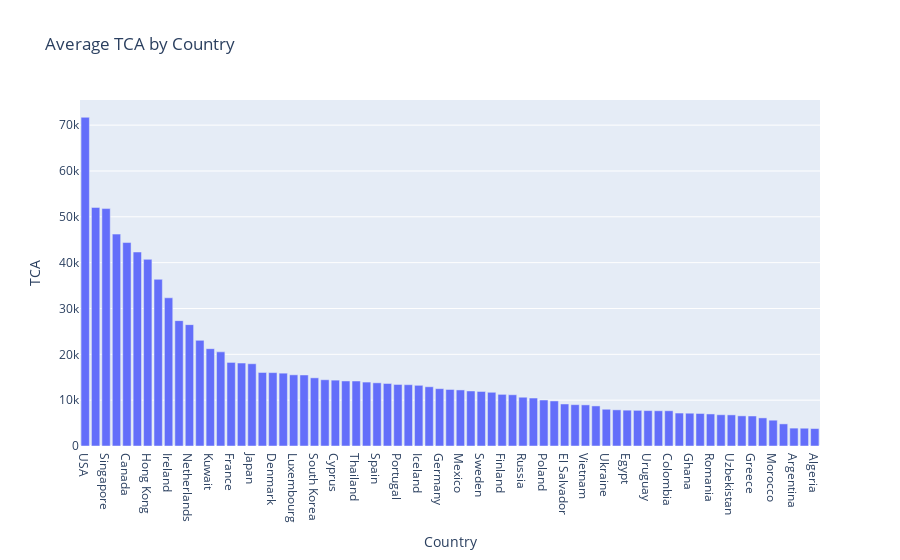
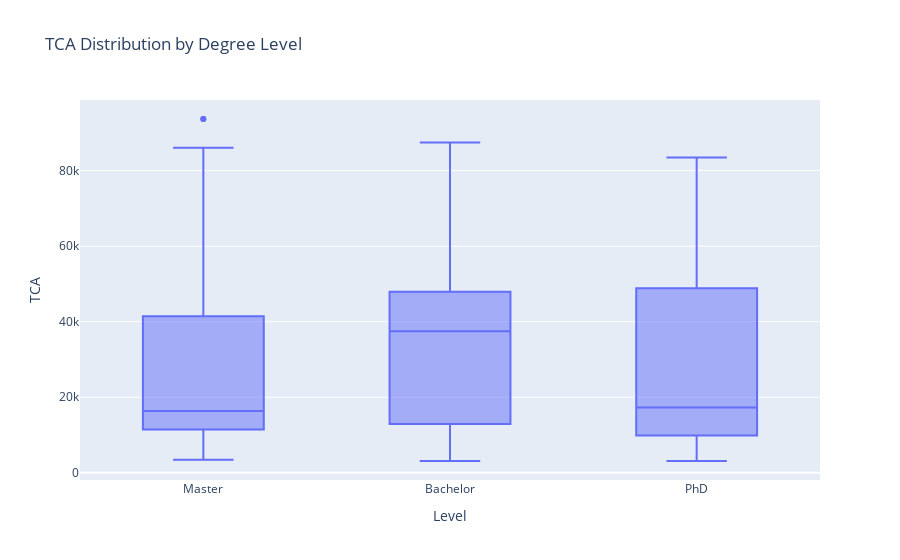

These figures' notebook cell, in order:
### Code cell
import plotly.express as px

# Average TCA by Country
avg_tca_country = df.groupby('Country')['TCA'].mean().reset_index()
fig = px.bar(avg_tca_country.sort_values(by='TCA', ascending=False), x='Country', y='TCA', title='Average TCA by Country')
fig.show()

# TCA by Level
fig = px.box(df, x='Level', y='TCA', title='TCA Distribution by Degree Level')
fig.show()

### Figure 1 — Plotly figure (JSON) as saved in the notebook; plotly's stock layout.template omitted (floating-point values rounded to 4 significant figures)
{"data": [{"alignmentgroup": "True", "hovertemplate": "Country=%{x}<br>TCA=%{y}<extra></extra>", "legendgroup": "", "marker": {"color": "#636efa", "pattern": {"shape": ""}}, "name": "", "offsetgroup": "", "orientation": "v", "showlegend": false, "textposition": "auto", "type": "bar", "x": ["USA", "Australia", "Singapore", "UK", "Canada", "New Zealand", "Hong Kong", "UAE", "Ireland", "Israel", "Netherlands", "Switzerland", "Kuwait", "Lebanon", "France", "Czech Republic", "Japan", "Italy", "Denmark", "Bahrain", "Luxembourg", "China", "South Korea", "Belgium", "Cyprus", "Taiwan", "Thailand", "Saudi Arabia", "Spain", "South Africa", "Portugal", "Norway", "Iceland", "Malaysia", "Germany", "Panama", "Mexico", "Austria", "Sweden", "Ecuador", "Finland", "Peru", "Russia", "Hungary", "Poland", "Slovenia", "El Salvador", "Dominican Republic", "Vietnam", "Croatia", "Ukraine", "Indonesia", "Egypt", "Nigeria", "Uruguay", "Bulgaria", "Colombia", "Iran", "Ghana", "Brazil", "Romania", "Turkey", "Uzbekistan", "Serbia", "Greece", "India", "Morocco", "Bangladesh", "Argentina", "Tunisia", "Algeria"], "xaxis": "x", "y": [71710, 52050, 51800.0, 46220.0, 44390.0, 42320.0, 40720, 36360.0, 32330, 27350, 26480.0, 23050.0, 21232, 20538, 18230.0, 18100, 17945, 16040.0, 16010.0, 15890, 15530.0, 15490.0, 14870.0, 14450.0, 14370, 14190, 14180.0, 13947, 13780.0, 13640, 13430.0, 13380.0, 13240, 12925, 12510.0, 12332, 12230.0, 12000.0, 11898, 11720, 11270.0, 11180, 10640.0, 10465, 10030.0, 9830, 9170, 9016, 8970, 8743.0, 8020, 7889.0, 7820, 7780, 7724, 7690, 7690, 7190, 7154, 7094.0, 6993.0, 6820, 6790, 6578, 6547.0, 6132.0, 5630, 4824, 3903.0, 3880, 3804], "yaxis": "y"}], "layout": {"barmode": "relative", "legend": {"tracegroupgap": 0}, "title": {"text": "Average TCA by Country"}, "xaxis": {"anchor": "y", "domain": [0, 1], "title": {"text": "Country"}}, "yaxis": {"anchor": "x", "domain": [0, 1], "title": {"text": "TCA"}}}}

### Figure 2 — Plotly figure (JSON) as saved in the notebook; plotly's stock layout.template omitted (floating-point values rounded to 4 significant figures; data arrays with more than 128 entries replaced by an {"elided": "..."} marker saying what was removed)
{"data": [{"alignmentgroup": "True", "hovertemplate": "Level=%{x}<br>TCA=%{y}<extra></extra>", "legendgroup": "", "marker": {"color": "#636efa"}, "name": "", "notched": false, "offsetgroup": "", "orientation": "v", "showlegend": false, "type": "box", "x": {"elided": "907 str values"}, "x0": " ", "xaxis": "x", "y": {"elided": "907 int values"}, "y0": " ", "yaxis": "y"}], "layout": {"boxmode": "group", "legend": {"tracegroupgap": 0}, "title": {"text": "TCA Distribution by Degree Level"}, "xaxis": {"anchor": "y", "domain": [0, 1], "title": {"text": "Level"}}, "yaxis": {"anchor": "x", "domain": [0, 1], "title": {"text": "TCA"}}}}
